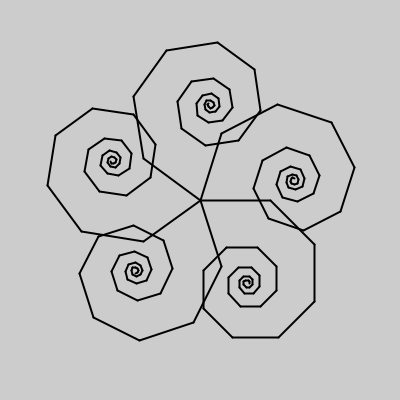
Frame 1 (no input)
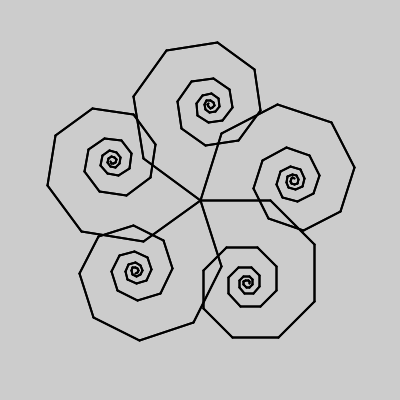
Frame 2 (the mouse pressed at the canvas centre, redrawn once)

The Processing sketch that drew these frames (run headless with seeded random() and noise(); the mouse was pressed at the canvas centre and the sketch redrawn once):

// Processing sketch: sk_recursive_spiral_for
// ── sk_recursive_spiral_for.pde
void setup()
{
  size( 400, 400 );
  noLoop();  // アニメーションしない
}

void draw()
{
  translate( width/2, height/2 );
  
  // 72°ずつ回転しながら繰り返す．
  for( int iRot = 0; iRot < 360; iRot += 72 )
  {
    drawSpiral( 0, 0, 70, 0, 35 ); // 最初の再帰呼び出し
    
    rotate( radians( 72 ) );  // 72°回転
  }
}

/**
  再帰関数：線を再帰的に短くし，回転させながら描画する．
*/
void drawSpiral( float fBeginX, float fBeginY, float fLength, float fRot, int iLevel )
{
  if ( iLevel > 0 )  // 再帰の継続条件
  {
    // 線の終点
    float fEndX = fBeginX + cos( radians( fRot ) ) * fLength;
    float fEndY = fBeginY + sin( radians( fRot ) ) * fLength;
    
    stroke(0);
    strokeWeight(2);
    line( fBeginX, fBeginY, fEndX, fEndY ); // 線を描画
    
    drawSpiral( fEndX, fEndY, fLength * 0.9, fRot + 45, iLevel - 1 ); // 再帰呼び出し
  }
}
